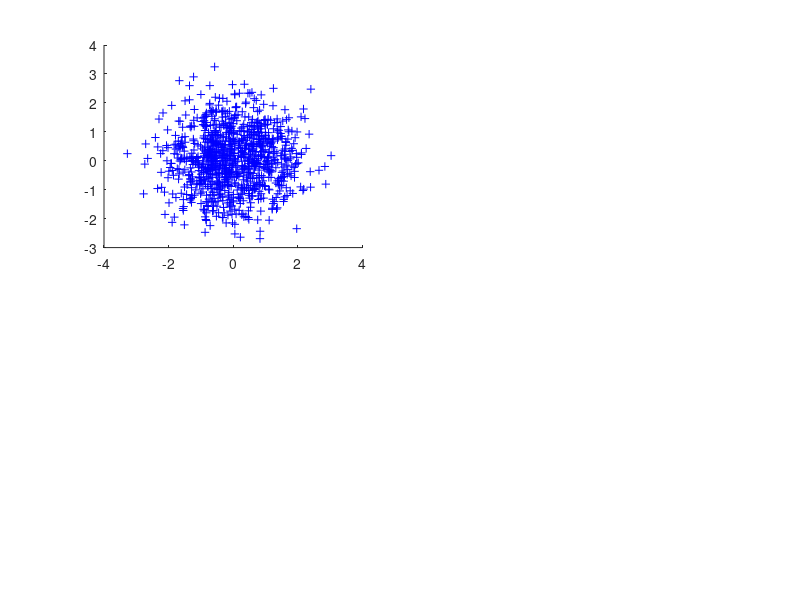

Source code (MATLAB): (Note: this script raises an error after producing the figure.)
clear

N1 = 1000
N2 = 1000
dim = 2

%AXIS = [-3.5 3.5 -3.5 3.5]
AXIS = [-4 4 -4 4]


%% generate data
X = randn(N1,dim)

clf
subplot(221)
plot(X(:,1), X(:,2), '+b')
box off


%% calc covariance matrix
Cov = X'*X / N1

hold on; plot_ellipse([0 0], Cov, 'b')

axis(AXIS)

%% introduce filter
%filt = [1 0.5; 0 1]


% suppress along 
% R = [cos(pi/4) -sin(pi/4); sin(pi/4) cos(pi/4)]
% filt = R'*diag([1 0.5])*R

filt = diag([1 0.5])
mu_filtered = [1.5, 1]


X_filtered = X*filt'


Cov_filtered = X_filtered'*X_filtered / N1

subplot(222)
plot(mu_filtered(1)+X_filtered(:,1), mu_filtered(2)+X_filtered(:,2), 'or')
box off

hold on; plot_ellipse(mu_filtered, Cov_filtered, 'r')


axis(AXIS)

%% analysis
eig0 = svd(Cov)

eig1 = svd(Cov_filtered)

eig0 ./ eig1


%% plot mixed
%subplot(223)
figure(2)
clf; hold on
%plot(X_mix(:,1), X_mix(:,2), 'og')
plot(X(:,1), X(:,2), '+b')
%plot(X_filtered(:,1), X_filtered(:,2), 'or')
plot(mu_filtered(1)+X_filtered(:,1), mu_filtered(2)+X_filtered(:,2), 'or')
box off


plot([0 mu_filtered(1)], [0 mu_filtered(2)], 'k-', 'LineWidth', 3)
text(mu_filtered(1)/2-0.1, mu_filtered(2)/2+0.2, 'STA', 'FontSize',20,  'HorizontalAlignment','right')

plot_ellipse([0 0], Cov, 'b--')
plot_ellipse(mu_filtered, Cov_filtered, 'r--')

axis(AXIS)
xlabel('PC_1')
ylabel('PC_2')


set(gcf, 'paperposition', [0 0 12 10])
set(gcf, 'papersize', [12 10])
saveas(gcf, 'simulation.pdf')
saveas(gcf, 'simulation.png')

% %% Mix the dataset 
% 
% lamb = 0.5;
% X_mix = [X; X_filtered];
% Y_mix = [-ones(N1,1); ones(N2,1)];
% %X_mix = (1-lamb)*X + lamb*X_filtered;
% 
% Cov_mix = X_mix'*X_mix / size(X_mix,1)
% 
% eig_2 = svd(Cov_mix)
% 
% 
% subplot(223)
% plot(X_mix(:,1), X_mix(:,2), 'og')
% box off
% 
% hold on; plot_ellipse([0 0], Cov_mix, 'g')
% 
% axis(AXIS)






